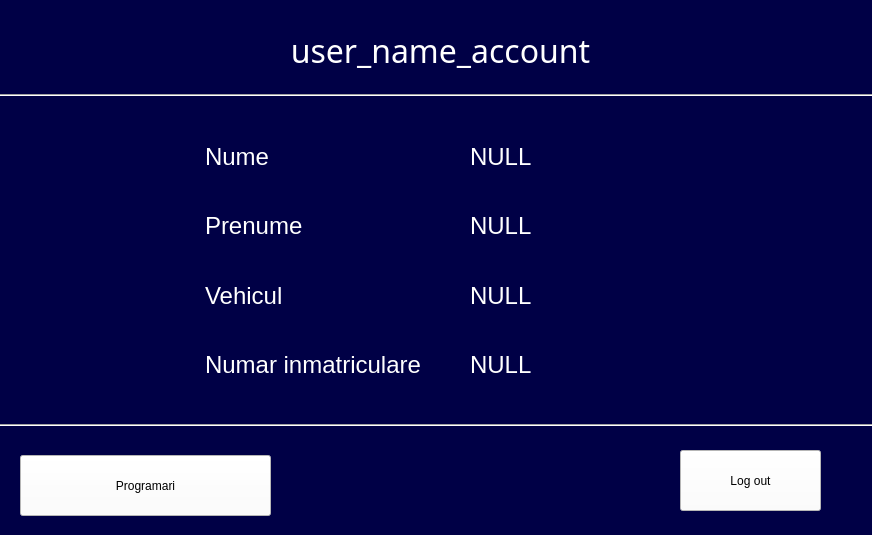
<?xml version="1.0" encoding="UTF-8"?>
<ui version="4.0">
 <class>MainWindow</class>
 <widget class="QMainWindow" name="MainWindow">
  <property name="geometry">
   <rect>
    <x>0</x>
    <y>0</y>
    <width>872</width>
    <height>535</height>
   </rect>
  </property>
  <property name="windowTitle">
   <string>MainWindow</string>
  </property>
  <widget class="QWidget" name="centralwidget">
   <widget class="QLabel" name="image_background">
    <property name="geometry">
     <rect>
      <x>-80</x>
      <y>-10</y>
      <width>1061</width>
      <height>621</height>
     </rect>
    </property>
    <property name="styleSheet">
     <string notr="true">background-color: rgb(0, 0, 70);</string>
    </property>
    <property name="text">
     <string/>
    </property>
   </widget>
   <widget class="QLabel" name="user_name_account_s">
    <property name="geometry">
     <rect>
      <x>105</x>
      <y>0</y>
      <width>671</width>
      <height>101</height>
     </rect>
    </property>
    <property name="font">
     <font>
      <family>Arial Black</family>
      <pointsize>24</pointsize>
      <weight>10</weight>
      <italic>false</italic>
      <bold>false</bold>
     </font>
    </property>
    <property name="styleSheet">
     <string notr="true">color: rgb(255, 255, 255);
font: 87 24pt &quot;Arial Black&quot;;</string>
    </property>
    <property name="text">
     <string>user_name_account</string>
    </property>
    <property name="alignment">
     <set>Qt::AlignCenter</set>
    </property>
    <property name="wordWrap">
     <bool>true</bool>
    </property>
   </widget>
   <widget class="QWidget" name="gridLayoutWidget">
    <property name="geometry">
     <rect>
      <x>205</x>
      <y>125</y>
      <width>226</width>
      <height>271</height>
     </rect>
    </property>
    <layout class="QGridLayout" name="gridLayout">
     <item row="2" column="0">
      <widget class="QLabel" name="vehicul_label">
       <property name="font">
        <font>
         <family>MS Shell Dlg 2</family>
         <pointsize>18</pointsize>
         <weight>50</weight>
         <italic>false</italic>
         <bold>false</bold>
        </font>
       </property>
       <property name="styleSheet">
        <string notr="true">color: rgb(255, 255, 255);
font: 18pt &quot;MS Shell Dlg 2&quot;;</string>
       </property>
       <property name="text">
        <string>Vehicul</string>
       </property>
      </widget>
     </item>
     <item row="1" column="0">
      <widget class="QLabel" name="prenume_label">
       <property name="font">
        <font>
         <family>MS Shell Dlg 2</family>
         <pointsize>18</pointsize>
         <weight>50</weight>
         <italic>false</italic>
         <bold>false</bold>
        </font>
       </property>
       <property name="styleSheet">
        <string notr="true">color: rgb(255, 255, 255);
font: 18pt &quot;MS Shell Dlg 2&quot;;</string>
       </property>
       <property name="text">
        <string>Prenume</string>
       </property>
      </widget>
     </item>
     <item row="0" column="0">
      <widget class="QLabel" name="nume_label">
       <property name="font">
        <font>
         <family>MS Shell Dlg 2</family>
         <pointsize>18</pointsize>
         <weight>50</weight>
         <italic>false</italic>
         <bold>false</bold>
        </font>
       </property>
       <property name="styleSheet">
        <string notr="true">color: rgb(255, 255, 255);
font: 18pt &quot;MS Shell Dlg 2&quot;;</string>
       </property>
       <property name="text">
        <string>Nume</string>
       </property>
      </widget>
     </item>
     <item row="3" column="0">
      <widget class="QLabel" name="nr_inamtriculare_label">
       <property name="font">
        <font>
         <family>MS Shell Dlg 2</family>
         <pointsize>18</pointsize>
         <weight>50</weight>
         <italic>false</italic>
         <bold>false</bold>
        </font>
       </property>
       <property name="styleSheet">
        <string notr="true">color: rgb(255, 255, 255);
font: 18pt &quot;MS Shell Dlg 2&quot;;</string>
       </property>
       <property name="text">
        <string>Numar inmatriculare</string>
       </property>
      </widget>
     </item>
    </layout>
   </widget>
   <widget class="Line" name="line_3">
    <property name="geometry">
     <rect>
      <x>-125</x>
      <y>415</y>
      <width>1071</width>
      <height>20</height>
     </rect>
    </property>
    <property name="orientation">
     <enum>Qt::Horizontal</enum>
    </property>
   </widget>
   <widget class="Line" name="line_4">
    <property name="geometry">
     <rect>
      <x>-40</x>
      <y>85</y>
      <width>1071</width>
      <height>20</height>
     </rect>
    </property>
    <property name="orientation">
     <enum>Qt::Horizontal</enum>
    </property>
   </widget>
   <widget class="QPushButton" name="programari_button">
    <property name="geometry">
     <rect>
      <x>20</x>
      <y>455</y>
      <width>251</width>
      <height>61</height>
     </rect>
    </property>
    <property name="styleSheet">
     <string notr="true">background-color: rgb(255, 255, 255);
font: 16pt &quot;Arial&quot;;
</string>
    </property>
    <property name="text">
     <string>Programari</string>
    </property>
   </widget>
   <widget class="QPushButton" name="log_out_2">
    <property name="geometry">
     <rect>
      <x>680</x>
      <y>450</y>
      <width>141</width>
      <height>61</height>
     </rect>
    </property>
    <property name="styleSheet">
     <string notr="true">background-color: rgb(255, 255, 255);
font: 16pt &quot;Arial&quot;;
</string>
    </property>
    <property name="text">
     <string>Log out</string>
    </property>
   </widget>
   <widget class="QWidget" name="gridLayoutWidget_2">
    <property name="geometry">
     <rect>
      <x>470</x>
      <y>125</y>
      <width>226</width>
      <height>271</height>
     </rect>
    </property>
    <layout class="QGridLayout" name="gridLayout_2">
     <item row="1" column="0">
      <widget class="QLabel" name="prenume_s">
       <property name="font">
        <font>
         <family>MS Shell Dlg 2</family>
         <pointsize>18</pointsize>
         <weight>50</weight>
         <italic>false</italic>
         <bold>false</bold>
        </font>
       </property>
       <property name="styleSheet">
        <string notr="true">color: rgb(255, 255, 255);
font: 18pt &quot;MS Shell Dlg 2&quot;;</string>
       </property>
       <property name="text">
        <string>NULL</string>
       </property>
      </widget>
     </item>
     <item row="2" column="0">
      <widget class="QLabel" name="vehicul_s">
       <property name="font">
        <font>
         <family>MS Shell Dlg 2</family>
         <pointsize>18</pointsize>
         <weight>50</weight>
         <italic>false</italic>
         <bold>false</bold>
        </font>
       </property>
       <property name="styleSheet">
        <string notr="true">color: rgb(255, 255, 255);
font: 18pt &quot;MS Shell Dlg 2&quot;;</string>
       </property>
       <property name="text">
        <string>NULL</string>
       </property>
      </widget>
     </item>
     <item row="3" column="0">
      <widget class="QLabel" name="nr_imatriculare_s">
       <property name="font">
        <font>
         <family>MS Shell Dlg 2</family>
         <pointsize>18</pointsize>
         <weight>50</weight>
         <italic>false</italic>
         <bold>false</bold>
        </font>
       </property>
       <property name="styleSheet">
        <string notr="true">color: rgb(255, 255, 255);
font: 18pt &quot;MS Shell Dlg 2&quot;;</string>
       </property>
       <property name="text">
        <string>NULL</string>
       </property>
      </widget>
     </item>
     <item row="0" column="0">
      <widget class="QLabel" name="nume_s">
       <property name="font">
        <font>
         <family>MS Shell Dlg 2</family>
         <pointsize>18</pointsize>
         <weight>50</weight>
         <italic>false</italic>
         <bold>false</bold>
        </font>
       </property>
       <property name="styleSheet">
        <string notr="true">color: rgb(255, 255, 255);
font: 18pt &quot;MS Shell Dlg 2&quot;;</string>
       </property>
       <property name="text">
        <string>NULL</string>
       </property>
      </widget>
     </item>
    </layout>
   </widget>
  </widget>
 </widget>
 <resources/>
 <connections/>
</ui>
